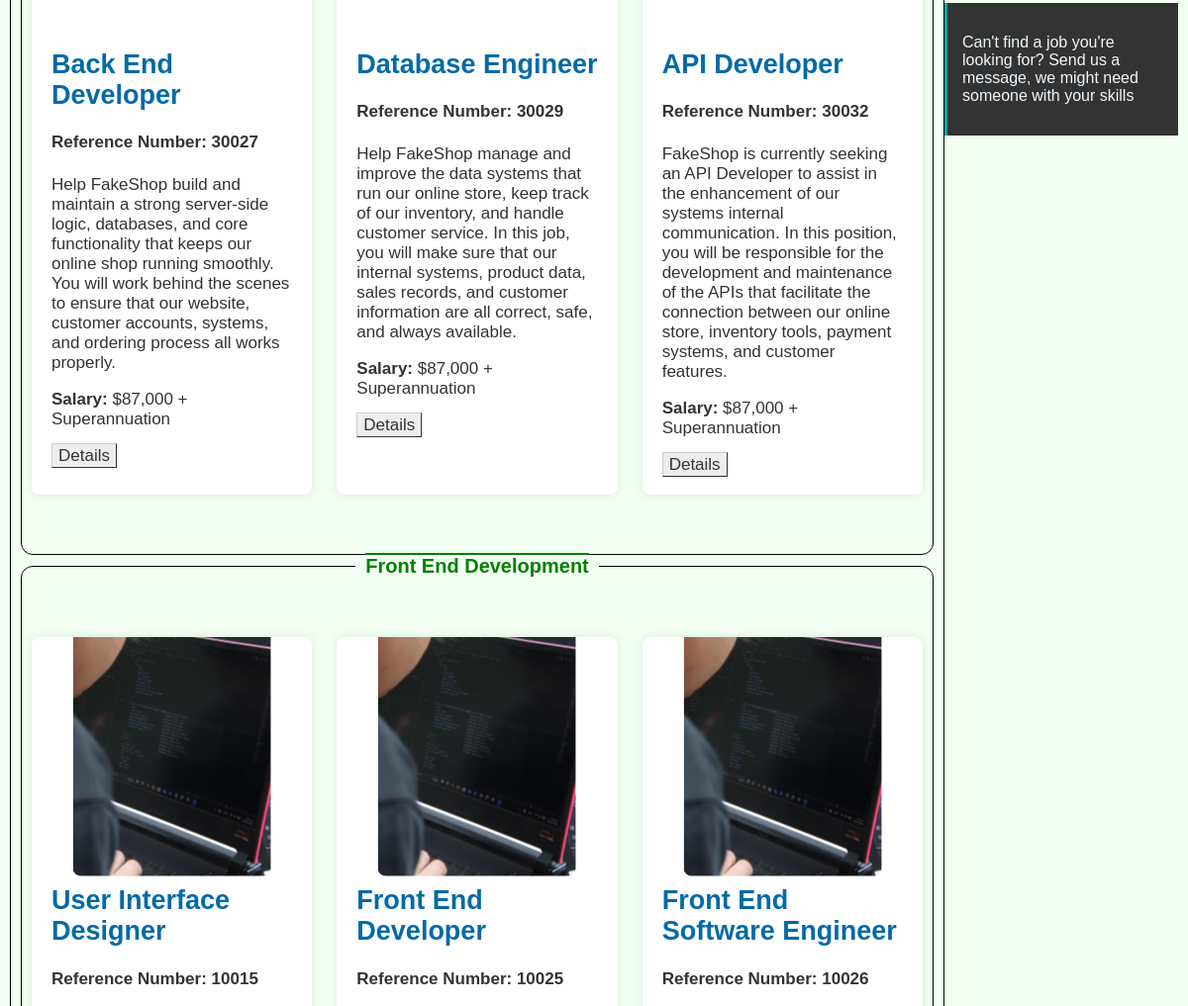
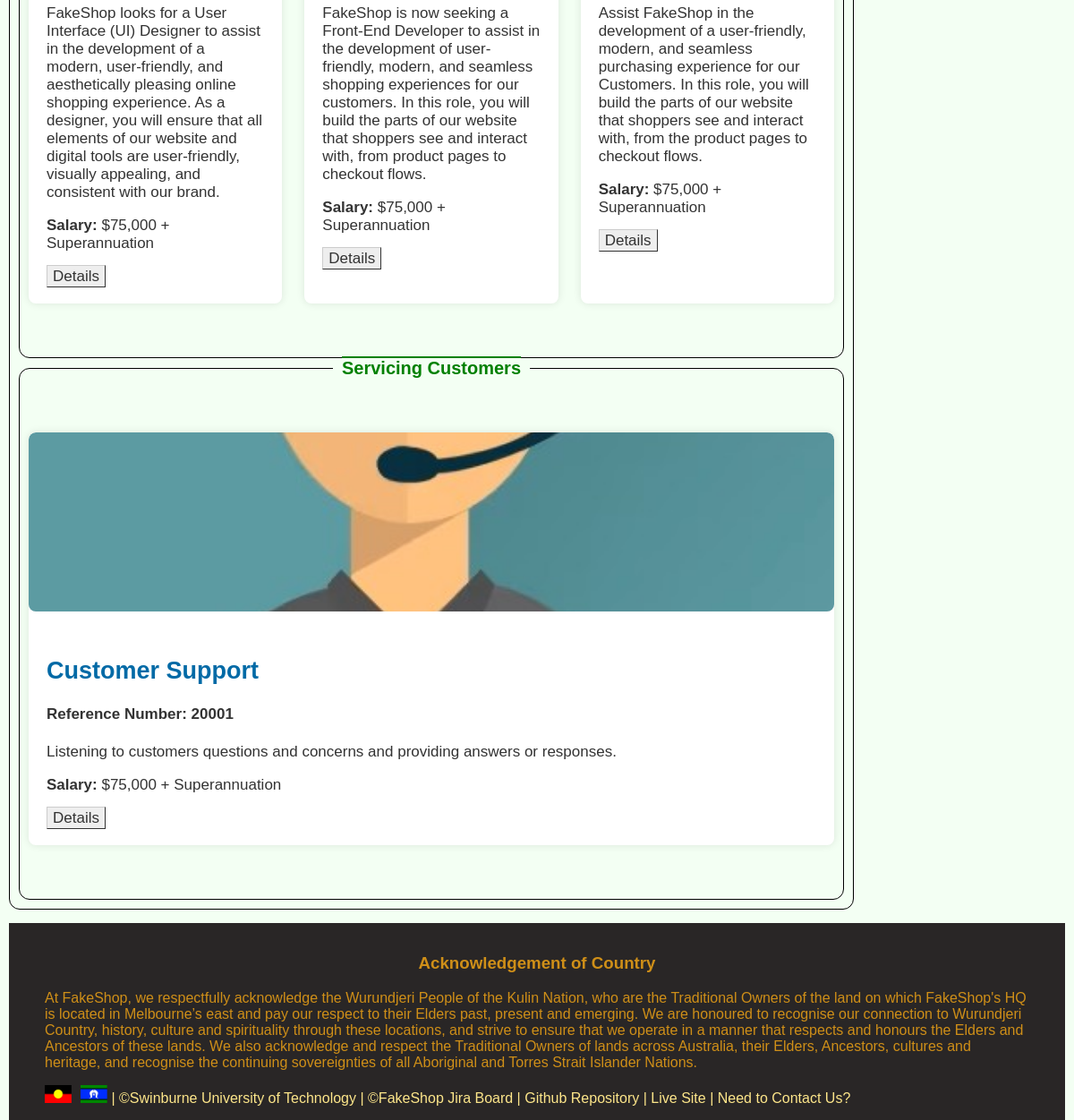
Before: /jobs.php (lower part) with the older database file (2 pictures, top to bottom).
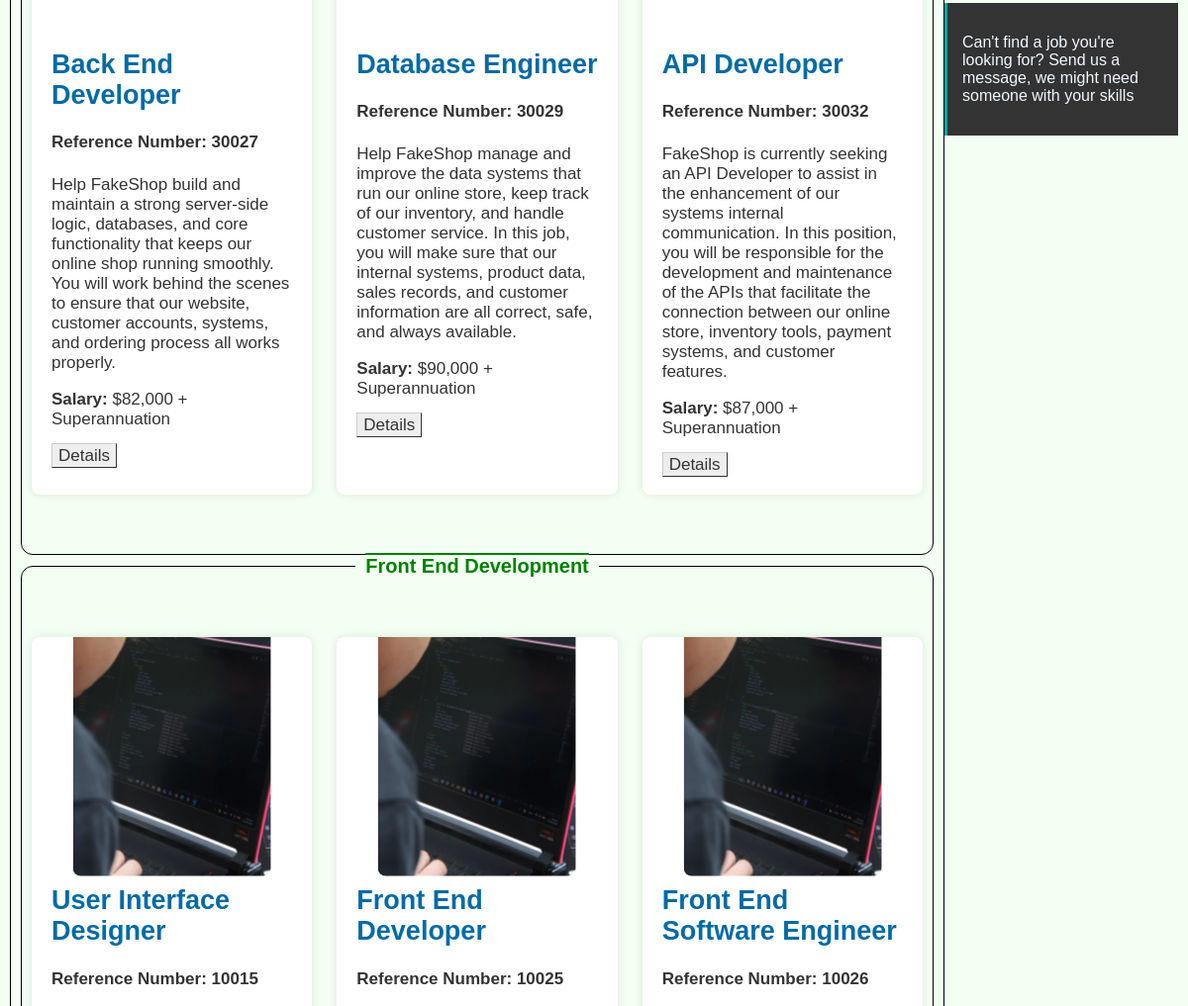
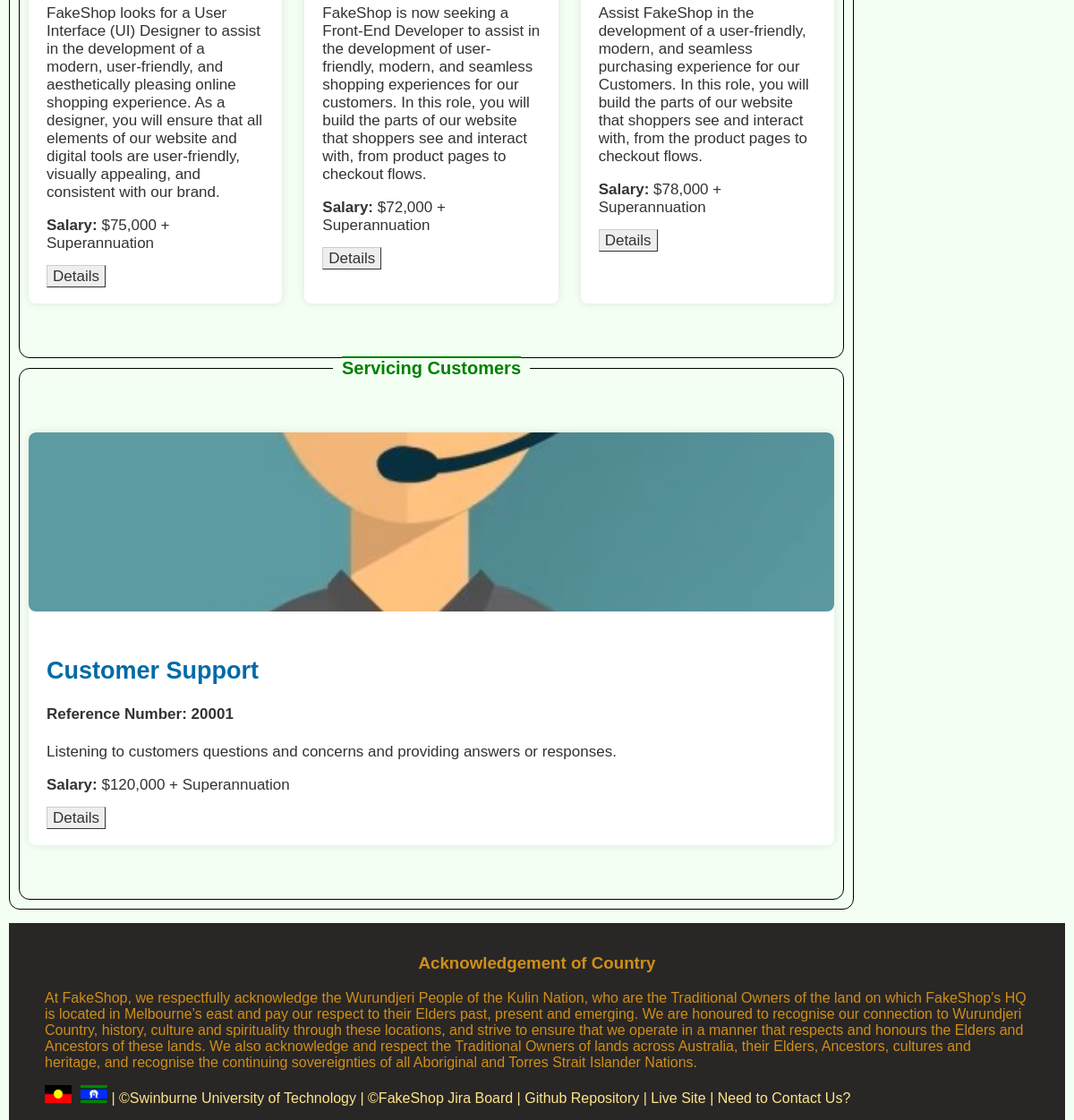
After: the same page with the newer database file (2 pictures, top to bottom).
### tables this page shows
CREATE TABLE IF NOT EXISTS `jobslisting` (
  `id` int(11) NOT NULL AUTO_INCREMENT,
  `job_name` varchar(100) NOT NULL,
  `reference_number` int(11) NOT NULL,
  `job_type` varchar(50) NOT NULL,
  `location` varchar(50) NOT NULL,
  `salary` varchar(100) NOT NULL,
  `job_description` text NOT NULL,
  `key_responsibilities` text NOT NULL,
  `essential_requirements` text NOT NULL,
  `preferred_requirements` text NOT NULL,
  `category` varchar(100) NOT NULL,
  PRIMARY KEY (`id`)
);

### jobs.php (the view, shortened to what this page needs)
<?php
include_once('settings.php');
$conn = mysqli_connect($host, $user, $pwd, $sql_db);
if (isset($_GET['search'])) {
	$search = "%" . $_GET['search'] . "%";
	$stmt = mysqli_prepare($conn, "SELECT * FROM jobslisting WHERE job_name LIKE ?");
	mysqli_stmt_bind_param($stmt, "s", $search);
	mysqli_stmt_execute($stmt);
	$result = mysqli_stmt_get_result($stmt);
} else {
	$query = "SELECT * FROM jobslisting";
	$result = mysqli_query($conn, $query);
}
?>
<!doctype html>
<html lang="en">
<head>
	<link rel="stylesheet" href="style/style.css" />
</head>
<body>
	<div class="content-area">
		<div class="aside-container">
			<aside class="not-found">
				<p>
					Can't find a job you're looking for? Send us a message, we might
					need someone with your skills
				</p>
			</aside>
		</div>
		<fieldset>
			<?php
			$current_category = "";
			while ($row = mysqli_fetch_assoc($result)) {
				if ($row['category'] == 'Back End Development') {
					$image = './images/BackendDev.webp"';
				} else if ($row['category'] == 'Front End Development') {
					$image = './images/FrontEnd.webp" style="transform: rotate(-90deg)"';
				} else if ($row['category'] == 'Servicing Customers') {
					$image = './images/customersupportgraphic.webp"';
				} else {
					$image = 'DefaultJobImage.webp';
				}
				if ($row['category'] != $current_category) {
					if ($current_category != "") {
						echo "</div></fieldset>";
					}
					$current_category = $row['category'];
					echo "<fieldset>";
					echo "<legend>" . htmlspecialchars($current_category) . "</legend>";
					echo "<div class='card-container'>";
				}
				echo ' <div class="card">
								<img src="' . $image . ' alt="' . htmlspecialchars($row['job_name']) . '" width="200" height="200" />
								<div class="card-content">
									<h3><strong>' . htmlspecialchars($row['job_name']) . '</strong></h3>
									<h4><strong>Reference Number: ' . $row['reference_number'] . '</strong></h4>
									<p>' . htmlspecialchars($row['job_description']) . '</p>
									<p><strong>Salary:</strong> ' . htmlspecialchars($row['salary']) . '</p>
									<a href="#job-popup-' . $row['id'] . '" class="button-style">Details</a>
								</div>
							</div>';
			}
			if ($current_category != "") {
				echo "</div></fieldset>";
			}
			?>
		</fieldset>
		<?php
		include("./includes/footer.inc");
		?>
</body>
</html>

Changed rows visible on the page:
changed jobslisting "Back End Developer": salary "$87,000 + Superannuation" → "$82,000 + Superannuation"
changed jobslisting "Database Engineer": salary "$87,000 + Superannuation" → "$90,000 + Superannuation"
changed jobslisting "Front End Developer": salary "$75,000 + Superannuation" → "$72,000 + Superannuation"
changed jobslisting "Front End Software Engineer": salary "$75,000 + Superannuation" → "$78,000 + Superannuation"
changed jobslisting "Customer Support": salary "$75,000 + Superannuation" → "$120,000 + Superannuation"
